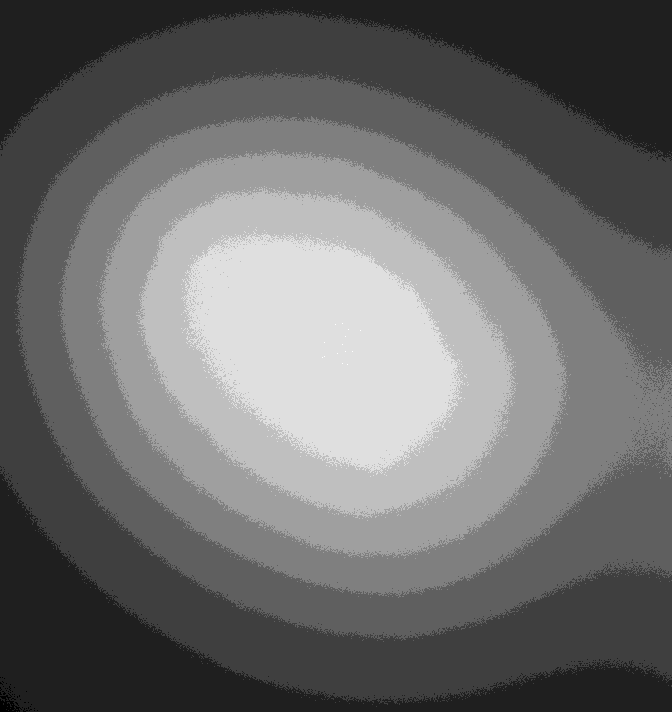
#> input picture CElegans-CY3/Data-CY3-Z002.tif, 672 x 712 px; its folder holds 4 pictures in this run; the run also reads 3 pictures not shown here
$ jupyter execute --allow-errors 3D_Python_simpleITK_MAC.ipynb   (shell and % lines are left out)
#> lines starting #> are read from the running program, lines starting #| are printed output that depends on the picture
#
<h1 style="color: teal;">3D Deconvolution Benchmark: Python SimpleITK</h1>

[cell 1]
import napari
import tifffile as tiff
import glob
import numpy as np

# Crear viewer 3D
viewer = napari.Viewer(ndisplay=3)

# Fondo blanco
#viewer.window.qt_viewer.canvas.bgcolor = 'white'

# Colormaps y opacidades para los canales
colormaps = ['red', 'green', 'blue']

# Cargar y añadir cada canal
for i, channel_path in enumerate(["CElegans-CY3/*.tif", "CElegans-DAPI/*.tif", "CElegans-FITC/*.tif"]):
    files = sorted(glob.glob(channel_path))
    if len(files) == 0:
        continue
    stack = np.array([tiff.imread(f) for f in files])  # shape (Z, Y, X)
    viewer.add_image(stack, name=f'canal_{i+1}', colormap=colormaps[i])

# Dimensiones del volumen
Z, Y, X = stack.shape
#> Z = 4; Y = 712; X = 672

# Crear ejes X, Y, Z
axes_lines = [
    np.array([[Z, 0, 0], [-Z, 0, 0]]),  # eje Z
    np.array([[Z, 0, 0], [0, Y, 0]]),  # eje Y
    np.array([[Z, 0, 0], [0, 0, X]])   # eje X
]

viewer.add_vectors(axes_lines, edge_color=['red', 'green', 'blue'], edge_width=3)


def add_3d_grid(viewer, X, Y, Z, step=50):
#> called with X = 672, Y = 712, Z = 4, step = 50
    grid_lines = []

   # --- Plano XY detrás, en Z = Z máximo ---
    for y in range(0, Y + 1, step):
        grid_lines.append(np.array([[Z, y, 0], [Z, y, X]]))
    for x in range(0, X + 1, step):
        grid_lines.append(np.array([[Z, 0, x], [Z, Y, x]]))

    # --- Plano XZ en Y máximo ---
    for z in range(0, Z + 1, step):
        grid_lines.append(np.array([[z, Y, 0], [z, Y, X]]))
    for x in range(0, X + 1, step):
        grid_lines.append(np.array([[0, Y, x], [Z, Y, x]]))

   # --- Plano ZY en X = X máximo ---

    for z_coord in range(0, Z + 1, step):
        grid_lines.append(np.array([[z_coord, 0, X], [z_coord, Y, X]]))   # paralelo a Y

    for y_coord in range(0, Y + 1, step):
        grid_lines.append(np.array([[0, y_coord, X], [Z, y_coord, X]]))   # paralelo a Z

    viewer.add_shapes(
        grid_lines,
        shape_type="line",
        edge_color="white",
        edge_width=1,
        name="grid_3d"
    )

add_3d_grid(viewer, X, Y, Z, step=50)

napari.run()

---
## Setup

Python, por defecto, ejecuta el código en un solo hilo, y cuando no hay ninguna paralelización explícita, no se distribuyen las tareas entre varios núcleos.

[cell 2]
import numpy as np
from skimage.io import imread, imsave
from skimage.data import cells3d
from skimage.filters import gaussian
from scipy.ndimage import convolve
from napari_simpleitk_image_processing import richardson_lucy_deconvolution
import matplotlib.pyplot as plt
from matplotlib.colors import LinearSegmentedColormap
from skimage import img_as_float
import imageio.v2 as iio
import tifffile as tiff
from PIL import Image
import os

[cell 3]
import numpy, scipy, SimpleITK
print("NumPy:", numpy.__version__)
print("SciPy:", scipy.__version__)
print("SimpleITK:", SimpleITK.Version_VersionString())
#> (this line was passed over: SimpleITK is not available in this run)

[cell 4]
import matplotlib.gridspec as gridspec

# [56 lines left out: function plot_orthogonal_views, not called in this run]

---
## Generación de los volúmenes

Cells3D

#> (a cell that did not finish here is left out)

[cell 6]
plt.subplot(1, 3, 1)
#> (the rest of this cell did not finish here and is left out)

[cell 7]
import matplotlib.pyplot as plt

plt.figure(figsize=(12, 4))  # Ajusta el tamaño total de la figura
#> (the rest of this cell did not finish here and is left out)

#> (a cell that did not finish here is left out)

#> (a cell that did not finish here is left out)

[cell 10]
perfect_psf = np.zeros( (60,71,71) )
perfect_psf[30,35,35] = 1
psf = gaussian(perfect_psf, sigma=2)

plt.subplot(1, 3, 1)
plt.imshow(psf[31], cmap='gray')
plt.title('psf')
plt.axis('off')  # Ocultar los ejes para una mejor visualización
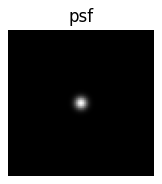
#> figure drawn by matplotlib, 1 panel

[cell 11]
psf.shape
#> Out = (60, 71, 71)

#> (a cell that did not finish here is left out)

#> (a cell that did not finish here is left out)

#> (a cell that did not finish here is left out)

[cell 15]
tiff.imwrite("3Dconvolved_cell_psf.tif", psf.astype("float32"))
